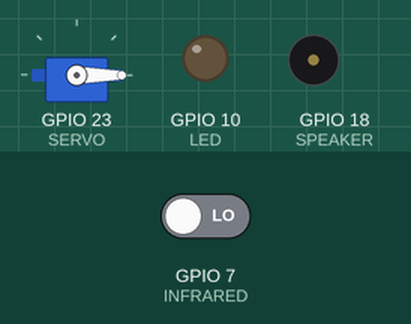
The program below on a simulated Raspberry Pi (BCM pin numbers). Parts: servo, output pins drawn as LEDs (lit = HIGH), buzzer (waves = sounding, pin HIGH). Inputs (shaded band) come from the test bench; at power-on: GPIO 7 (INFRARED) LOW. Servo angles are drawn from the pulse width (0.5 ms = 0°, 2.5 ms = 180°).

Above: at 1.2 s.
1.3 s: GPIO 7 (INFRARED) driven HIGH
At 1.7 s:
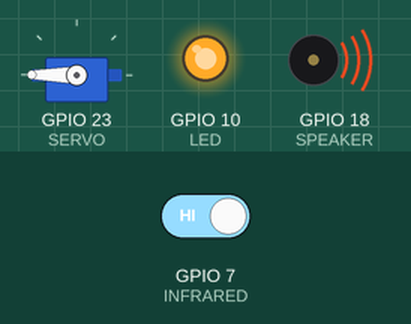
2.8 s: GPIO 7 (INFRARED) driven LOW
At 4.0 s:
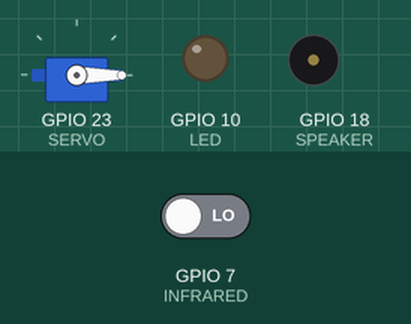
Timing chart, 0 to 5.8 s (numbered marks = the images above; inputs shaded):
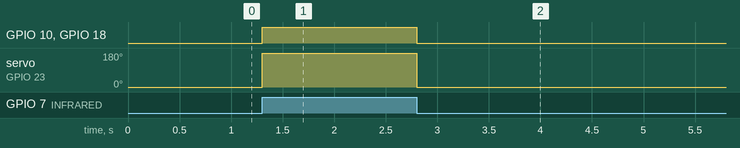

Measured:
- after the input at 1.3 s, GPIO 10 (LED), GPIO 18 (SPEAKER): LOW → HIGH at once; servo on GPIO 23 (SERVO): 0° → 180° at once
- after the input at 2.8 s, GPIO 10 (LED), GPIO 18 (SPEAKER): HIGH → LOW at once; servo on GPIO 23 (SERVO): 180° → 0° at once

The program:

motionIRA.py
```python
import RPi.GPIO as GPIO


INFRARED = 7
LED = 10
SPEAKER = 18
SERVO = 23

GPIO.setmode(GPIO.BCM)
GPIO.setwarnings(False)

GPIO.setup(INFRARED, GPIO.IN)
GPIO.setup(LED, GPIO.OUT)
GPIO.setup(SPEAKER, GPIO.OUT)
GPIO.setup(SERVO, GPIO.OUT)
p=GPIO.PWM(SERVO, 50)
p.start(0)

try :
    while True :
        if GPIO.input(INFRARED) == 1:
            GPIO.output(LED, True)
            GPIO.output(SPEAKER, True)
            p.ChangeDutyCycle(12.5)

        else :
            GPIO.output(LED, False)
            GPIO.output(SPEAKER, False)
            p.ChangeDutyCycle(2.5)

except :
    GPIO.cleanup()
    print("end")
```
